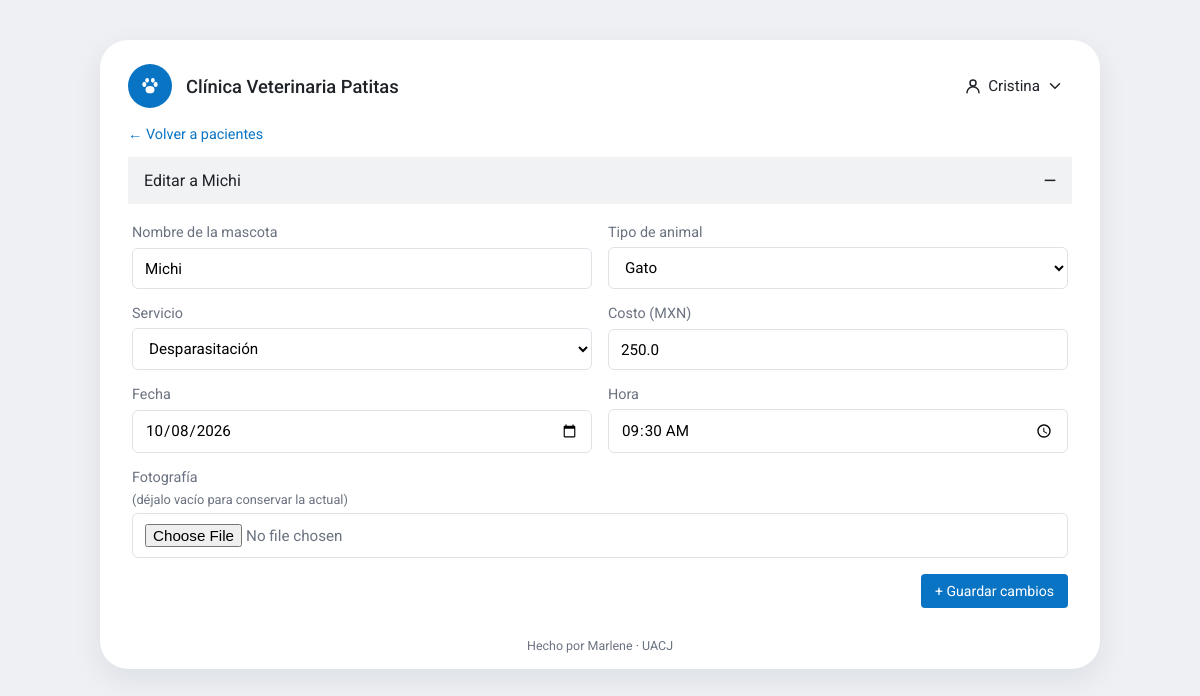
Screenshot of /paciente/4/editar (signed in) with the database file from the repository.
### tables this page shows
CREATE TABLE pacientes (
            id INTEGER PRIMARY KEY AUTOINCREMENT,
            nombre TEXT NOT NULL,
            foto TEXT NOT NULL,
            tipo TEXT NOT NULL,
            servicio TEXT NOT NULL,
            fecha TEXT NOT NULL,
            hora TEXT NOT NULL,
            costo REAL NOT NULL
        );

### app.py (the view, shortened to what this page needs)
@app.route("/paciente/<int:pid>/editar", methods=["GET", "POST"])
@login_requerido
def editar(pid):
    db = get_db()
    p = db.execute("SELECT * FROM pacientes WHERE id = ?", (pid,)).fetchone()
    if p is None:
        return redirect(url_for("inicio"))
    return render_template("formulario.html", p=p, tipos=TIPOS, servicios=SERVICIOS, modo="editar")

### app.py (called while the page is built)
def get_db():
    if "db" not in g:
        g.db = sqlite3.connect(DB_PATH)
        g.db.row_factory = sqlite3.Row
    return g.db

@app.teardown_appcontext
def cerrar_db(_):
    db = g.pop("db", None)
    if db is not None:
        db.close()

def login_requerido(vista):
    @wraps(vista)
    def envoltura(*args, **kwargs):
        if "usuario_id" not in session:
            flash("Inicia sesión para continuar.", "error")
            return redirect(url_for("login"))
        return vista(*args, **kwargs)
    return envoltura

### templates/formulario.html (shortened to what this page needs)
{% extends "base.html" %}
{% block contenido %}
<a href="{{ url_for('inicio') }}" class="enlace volver">← Volver a pacientes</a>
<details class="seccion" open>
  <summary>{{ 'Registrar nuevo paciente' if modo == 'nuevo' else 'Editar a ' ~ p.nombre }} <span class="signo"></span></summary>
  <form method="post" enctype="multipart/form-data" class="formulario formulario-doble">
    <label>Nombre de la mascota
      <input type="text" name="nombre" value="{{ p.nombre or '' }}" required maxlength="60">
    </label>
    <label>Tipo de animal
      <select name="tipo" required>
        {% for t in tipos %}<option {% if p.tipo == t %}selected{% endif %}>{{ t }}</option>{% endfor %}
      </select>
    </label>
    <label>Servicio
      <select name="servicio" required>
        {% for s in servicios %}<option {% if p.servicio == s %}selected{% endif %}>{{ s }}</option>{% endfor %}
      </select>
    </label>
    <label>Costo (MXN)
      <input type="number" name="costo" value="{{ p.costo or '' }}" min="0" step="0.01" required>
    </label>
    <label>Fecha
      <input type="date" name="fecha" value="{{ p.fecha or '' }}" required>
    </label>
    <label>Hora
      <input type="time" name="hora" value="{{ p.hora or '' }}" required>
    </label>
    <label class="campo-completo">Fotografía {% if modo == 'editar' %}<span class="texto-mini">(déjalo vacío para conservar la actual)</span>{% endif %}
      <input type="file" name="foto" accept=".jpg,.jpeg,.png,.webp" {% if modo == 'nuevo' %}required{% endif %}>
    </label>
    <div class="campo-completo derecha">
      <button type="submit" class="boton">+ {{ 'Registrar paciente' if modo == 'nuevo' else 'Guardar cambios' }}</button>
    </div>
  </form>
</details>
{% endblock %}

### static/css/estilos.css (style rules this page uses)
:root { --azul: #0a74c4; --azul-oscuro: #075d9e; --azul-claro: #e8f2fb; --gris-fondo: #eef0f3; --gris-seccion: #f1f2f4; --gris-borde: #dfe3e8; --texto: #1f2328; --texto-suave: #6b7280; --rojo: #c62828; --radio: 18px; }
* { box-sizing: border-box; }
body { margin: 0; font-family: "Roboto", Arial, sans-serif; color: var(--texto); background: var(--gris-fondo); }
a { color: inherit; text-decoration: none; }
.seccion { margin-bottom: 20px; }
.seccion > summary { list-style: none; cursor: pointer; background: var(--gris-seccion); padding: 14px 16px; font-size: 1rem; display: flex; justify-content: space-between; align-items: center; }
.signo::after { content: "+"; font-size: 1.3rem; font-weight: 500; }
.seccion[open] .signo::after { content: "—"; font-size: 1rem; }
.texto-mini { font-size: .8rem; color: var(--texto-suave); margin: 0; }
.boton { display: inline-flex; align-items: center; gap: 6px; background: var(--azul); color: #fff; border: none; border-radius: 4px; padding: 9px 14px; font: inherit; font-size: .88rem; cursor: pointer; transition: background .2s; }
.enlace { color: var(--azul); font-size: .9rem; }
.volver { display: inline-block; margin-bottom: 14px; }
input, select { font: inherit; font-size: .95rem; padding: 10px 12px; border: 1px solid var(--gris-borde); border-radius: 6px; background: #fff; width: 100%; }
.formulario { display: grid; gap: 16px; }
.formulario label { display: grid; gap: 6px; font-size: .9rem; color: var(--texto-suave); }
.formulario-doble { grid-template-columns: 1fr 1fr; padding: 20px 4px 0; }
.campo-completo { grid-column: 1 / -1; }
.derecha { display: flex; justify-content: flex-end; }

### rows the page displays
pacientes: nombre "Editar a Michi", nombre "Michi", tipo "Gato", servicio "Desparasitación", costo "250.0", fecha "10/08/2026", hora "09:30"

### other values shown
{{ session.nombre }} "Cristina"
{{ 'Registrar paciente' if modo == 'nuevo' else 'Guardar cambios' }} "Guardar cambios"
